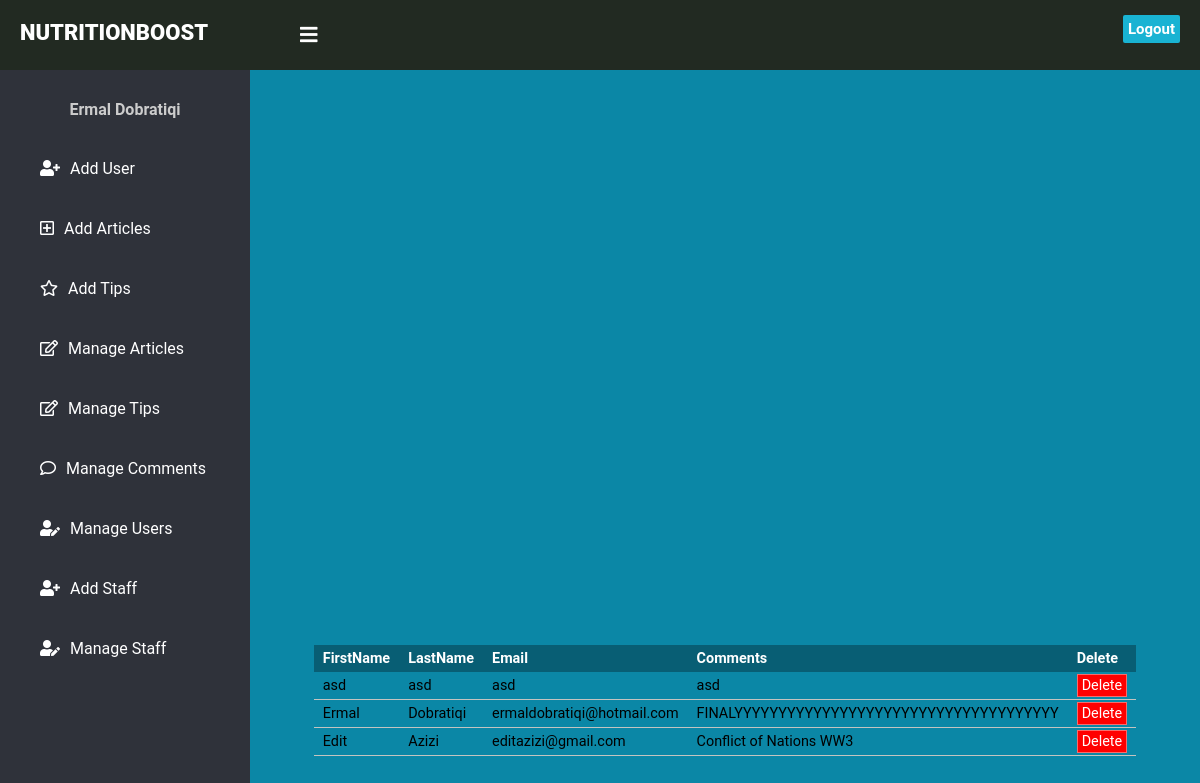
The app's page /ManageComments.php (signed in) with its own data.
### tables this page shows
CREATE TABLE `tblcontact` (
  `id` int(11) NOT NULL,
  `firstname` varchar(255) NOT NULL,
  `lastname` varchar(255) NOT NULL,
  `email` varchar(100) NOT NULL,
  `comments` varchar(500) NOT NULL
);

### Function.php (the view, shortened to what this page needs)
<?php
include('Config.php');
function printComments(){
	global $mysqli;
	$sql = "SELECT id, firstname, lastname, email, comments FROM tblcontact";
	$result= $mysqli -> query($sql);
	if ($result -> num_rows > 0){
		while($row = $result -> fetch_assoc()){
			echo "<tr><td>" . $row["firstname"] . "</td><td>" . $row["lastname"] . "</td><td>" . $row["email"] . "</td><td>" . $row["comments"] . "</td><td><a href='Function.php?deletet=".$row['id']."' class='delete-btn'>Delete</a></td></tr>";
		}
	  echo "</table>";
	}else{
		echo "0 Results";
	}
 }

### Styles/Admin.css (style rules this page uses)
* { margin: 0; padding: 0; font-family: "Roboto", sans-serif; text-decoration: none; }
table tbody tr { border-bottom: 1px solid #c4c4c0; }
table th, table td { padding:5px 9px; }
table tbody tr td .delete-btn { padding: 2px 4px 2px 4px; color: white; border: 1px solid #f76d6d; background-color: red; }

### records on screen
tblcontact: firstname "asd", lastname "asd", email "asd", comments "asd"
tblcontact: firstname "Ermal", lastname "Dobratiqi", email "ermaldobratiqi@hotmail.com", comments "FINALYYYYYYYYYYYYYYYYYYYYYYYYYYYYYYYYYYYYY"
tblcontact: firstname "Edit", lastname "Azizi", email "editazizi@gmail.com", comments "Conflict of Nations WW3"

### other values on screen
$_SESSION['user']['FirstName'] "Ermal"
$_SESSION['user']['LastName'] "Dobratiqi"
